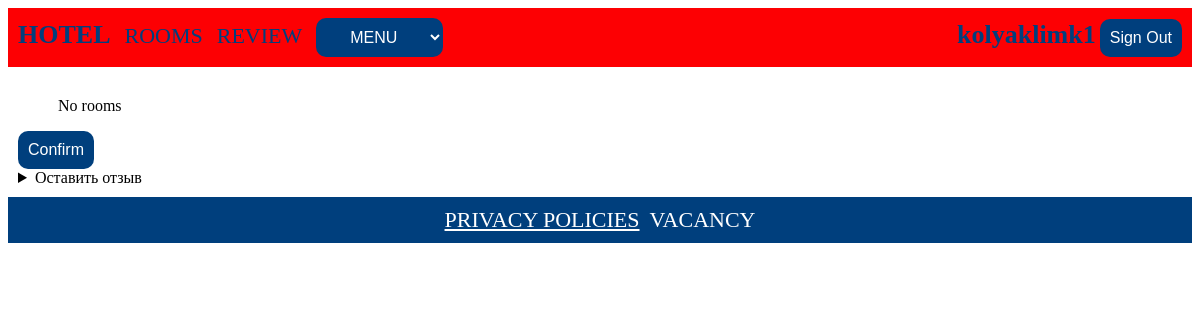
The page /profile/ (signed in) on the database as committed earlier.
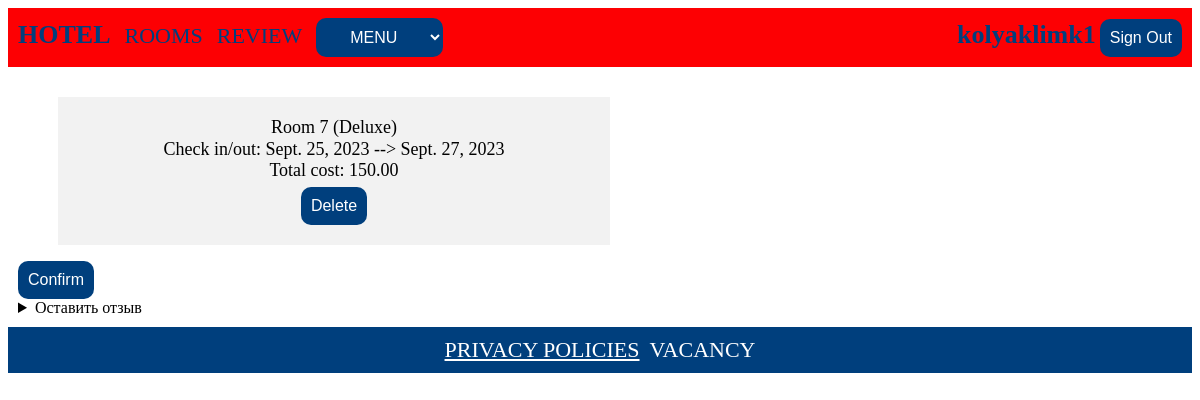
The same page on the database as committed later.
### hotel/models.py (models this page shows, shortened)
class Booking(models.Model):
    room = models.ForeignKey(Room, on_delete=models.CASCADE)
    client = models.ForeignKey(Client, on_delete=models.CASCADE)
    check_in_date = models.DateField()
    check_out_date = models.DateField()
    has_child = models.BooleanField(default=False)
    STATUS_CHOICES = [
        ('paid', 'Paid'),
        ('cart', 'Cart'),
    ]
    status = models.CharField(max_length=10, choices=STATUS_CHOICES, default='cart')
    def calculate_total_cost(self):
        duration = self.check_out_date - self.check_in_date
        return duration.days * self.room.price

class Room(models.Model):
    category = models.ForeignKey(Category, on_delete=models.CASCADE)
    capacity = models.IntegerField()
    price = models.DecimalField(max_digits=8, decimal_places=2)
    photo = models.ImageField(upload_to='static/rooms/', blank=True)
    def __str__(self):
        return f"Room {self.id} ({self.category})"

class Category(models.Model):
    name = models.CharField(max_length=50)
    def __str__(self):
        return self.name

### profile_user/views.py (the view, shortened to what this page needs)
# urls.py: path('', views.get_book, name='profile'),
def get_book(request):
    if not request.user.is_authenticated:
        return redirect("hotel:hotel_list", 0)
    if request.method == 'POST' and 'delete_item' in request.POST:
        booking = get_object_or_404(Booking, id=request.POST['booking_id'])
        booking.delete()
    if request.method == 'POST' and 'confirm' in request.POST:
        for i in Booking.objects.filter(client_id=request.user, status='cart'):
            i.status = 'paid'
            i.save()
    all_booking = Booking.objects.filter(client_id=request.user, status='cart')
    return render(request, 'profile_user/profile.html', {'all_booking': all_booking})

### profile_user/templates/profile_user/profile.html (shortened to what this page needs)
{% extends 'hotel/base_hotel.html' %}
{% block content %}
<ul class="room-list">
    {% for booking in all_booking %}
    <form method="post">
        <li class="room-item">
            <div class="room-text">
                <label>{{ booking.room }}</label><br>
                <label>Check in/out: </label>
                <label>{{ booking.check_in_date }} --></label>
                <label>{{ booking.check_out_date }}</label><br>
                <label>Total cost: {{ booking.calculate_total_cost }}</label>
            </div>
            <button class="button1" name="delete_item"> Delete</button>
        </li>
    </form>
    {% empty %}
    <li>No rooms</li>
    {% endfor %}
</ul>
<form method="post">
    <button class="button1" name="confirm"> Confirm</button>
</form>
<form method="post">
    <details>
        <summary>Оставить отзыв</summary>
        <input type="range" name="range" min="1" max="5"><br/>
        <textarea name="text"></textarea><br/>
    </details>
</form>
{% endblock %}

Rows that differ between the two databases and show on the page:
added Booking: room "Room 7 (Deluxe)", check_in_date "Sept. 25, 2023", check_out_date "Sept. 27, 2023", calculate_total_cost "150.00"
Other text that changed with them:
text no longer shown: "No rooms"
